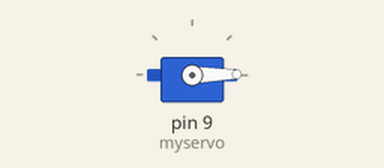
Recording of a sketch running on a simulated Arduino Uno, built with avr-gcc and run on an emulated ATmega328P. Shown: servo.

Above: at 0.05 s.
At 0.15 s:
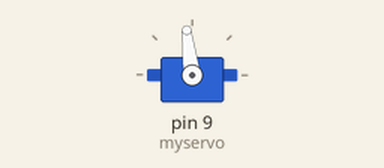
At 2.55 s:
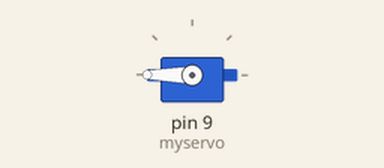
Timing chart, 0 to 6.4 s (numbered marks = the images above):
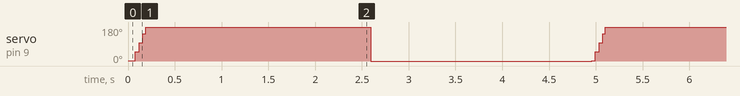

The sketch:

lesson29.ino
```cpp
#include <Servo.h>
Servo myservo ;
void setup()
{
  myservo.attach(9) ;
}
void loop()
{
  for(int i = 0 ; i <= 90 ; i++)
  {
    myservo.write(i) ;
  }
  for(int j = 90 ; j >= 0 ; j++)
  {
    myservo.write(j) ;
  }
}
```

Measured:
- by itself, servo on pin 9 (myservo): repeats every 4.9 s: 97° 0.04 s, 145° 0.03 s, 180° 2.4 s, 0° 2.4 s, 1° 0.04 s, 49° 0.04 s
